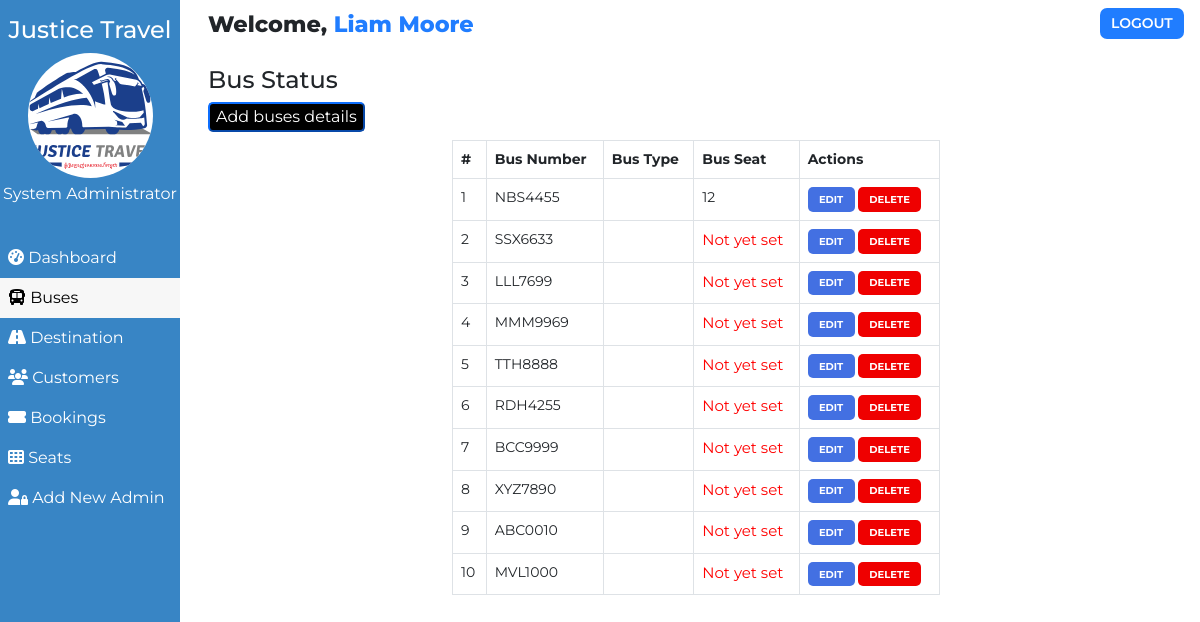
The page /admin/bus.php (signed in) on the database its author committed.
### tables this page shows
CREATE TABLE IF NOT EXISTS `users` (
  `user_id` int(11) NOT NULL AUTO_INCREMENT,
  `user_fullname` varchar(100) NOT NULL,
  `user_name` varchar(30) NOT NULL,
  `user_password` varchar(255) NOT NULL,
  `user_created` datetime NOT NULL DEFAULT CURRENT_TIMESTAMP,
  PRIMARY KEY (`user_id`)
);

CREATE TABLE IF NOT EXISTS `buses` (
  `id` int(100) NOT NULL AUTO_INCREMENT,
  `bus_no` varchar(255) NOT NULL,
  `bustype` varchar(100) NOT NULL,
  `busseat` int(11) NOT NULL,
  `bus_assigned` tinyint(1) NOT NULL DEFAULT '0',
  `bus_created` datetime NOT NULL DEFAULT CURRENT_TIMESTAMP,
  PRIMARY KEY (`id`)
);

### admin/bus.php (the view, shortened to what this page needs)
<!DOCTYPE html>
<html lang="en">
<head>
    <link href="https://cdn.jsdelivr.net/npm/bootstrap@5.0.1/dist/css/bootstrap.min.css" rel="stylesheet">
    <?php
        $page="bus";
    ?>
</head>
<body>
    <?php require '../assets/partials/_admin-header.php';?>
        <?php
            $resultSql = "SELECT * FROM `buses` ORDER BY bus_created DESC";
            $resultSqlResult = mysqli_query($conn, $resultSql);
            if(!mysqli_num_rows($resultSqlResult)){ ?>
                <div class="container mt-4">
                    <div id="noCustomers" class="alert alert-dark " role="alert">
                        <h1 class="alert-heading">No Buses Found!!</h1>
                        <p class="fw-light">Be the first person to add one!</p>
                        <hr>
                        <div id="addCustomerAlert" class="alert alert-success" role="alert">
                                Click on <button id="add-button" class="button btn-sm"type="button"data-bs-toggle="modal" data-bs-target="#addModal">ADD <i class="fas fa-plus"></i></button> to add a bus!
                        </div>
                    </div>
                </div>
            <?php }
            else { ?>
            <section id="bus">
                <div id="head">
                    <h4>Bus Status</h4>
                </div>
                <div id="bus-results">
                    <div><button id="add-button" class="btn-primary" type="button"data-bs-toggle="modal" data-bs-target="#addModal">Add buses details</button></div>
                    <table class="table table-hover table-bordered">
                        <thead>
                            <th>#</th>
                            <th>Bus Number</th>
                            <th>Bus Type</th>
                            <th>Bus Seat</th>
                            <th>Actions</th>
                        </thead>
                        <?php
                            $ser_no = 0;
                            while($row = mysqli_fetch_assoc($resultSqlResult))
                            {
                                $ser_no++;
                                $id = $row["id"];
                                $busno = $row["bus_no"];
                                $bustype = $row["bustype"];
                                $busseat = $row["busseat"];
                        ?>
                        <tr>
                            <td>
                                <?php
                                    echo $ser_no;
                                ?>
                            </td>
                            <td>
                                <?php
                                    echo $busno;
                                ?>
                            </td>
                            <td>
                            </td>
                            <td>
                                <?php
                                    if($busseat == 0){
                                        echo "<span class='error'>Not yet set</span>";
                                    }else{
                                        echo $busseat;
                                    }
                                ?>
                            </td>
                            <td>
                            <button class="button edit-button"
                                    data-link="<?php echo $_SERVER['REQUEST_URI']; ?>"
                                    data-id="<?php echo $id;?>"
                                    data-busno="<?php echo $busno;?>"
                                    data-bustype="<?php echo $bustype;?>"
                                    data-busseat="<?php echo $busseat;?>"
                                    >Edit</button>
                            <button class="button delete-button" data-bs-toggle="modal" data-bs-target="#deleteModal" data-id="<?php
                                                echo $id;?>">Delete</button>
                            </td>
                        </tr>
                        <?php
                        }
                    ?>
                    </table>
                </div>
            </section>
            <?php } ?>
        </div>
    </main>
</body>
</html>

### assets/partials/_admin-header.php (shortened to what this page needs)
<?php
    $conn = db_connect();
    $user_id = $_SESSION['user_id'];
    $sql = "SELECT * FROM users WHERE user_id = $user_id";
    $result = mysqli_query($conn, $sql);
    if($row = mysqli_fetch_assoc($result))
    {
        $user_fullname = $row["user_fullname"];
    }
?>
    <main id="container">
        <div id="sidebar">
            <h4>Justice Travel</h4>
            <div>
                <img class="adminDp mb-1" src="../assets/img/Justice Travel.svg" height="125px" alt="Justice Travel">
                <p>System Administrator</p>
            </div>
            <ul id="options">
                <li class="option <?php if($page=='dashboard'){ echo 'active';}?>">
                    <a href="./dashboard.php">
                    <i class="fas fa-tachometer-alt"></i> Dashboard
                    </a>
                </li>
                <li class="option <?php if($page=='bus'){ echo 'active';}?>">
                    <a href="./bus.php">
                    <i class="fas fa-bus"></i> Buses
                    </a>
                </li>
                <li class="option <?php if($page=='route'){ echo 'active';}?>">
                    <a href="./route.php">
                    <i class="fas fa-road"></i> Destination
                    </a>
                </li>
                <li class="option <?php if($page=='customer'){ echo 'active';}?>">
                    <a href="./customer.php">
                    <i class="fas fa-users"></i> Customers
                    </a>
                </li>
                <li class="option <?php if($page=='booking'){ echo 'active';}?>">
                    <a href="./booking.php">
                    <i class="fas fa-ticket-alt"></i> Bookings
                    </a>
                </li>
                <li class="option <?php if($page=='seat'){ echo 'active';}?>">
                    <a href="./seat.php">
                    <i class="fas fa-th"></i> Seats
                    </a>
                </li>
                <li class="option <?php if($page=='signup'){ echo 'active';}?>">
                    <a href="./signup.php">
                    <i class="fas fa-user-lock"></i> Add New Admin
                    </a>
                </li>
            </ul>
        </div>
        <div id="main-content">
            <section id="welcome">
                <ul>
                    <li class="welcome-item">Welcome,
                        <span id="USER">
                            <?php
                                echo $user_fullname;
                            ?>
                        </span>
                    </li>
                    <li class="welcome-item">
                        <button id="logout" class="btn-sm">
                            <a href="../assets/partials/_logout.php">LOGOUT</a>
                        </button>
                    </li>
                </ul>
            </section>

### assets/styles/admin.php (style rules this page uses)
body { margin: 0; box-sizing: border-box; font-family: 'Montserrat', sans-serif; background-color: white; }
html { scroll-behavior: smooth; }
*, *::after, *::before { box-sizing: inherit; }
#USER { color: #207DFF; }
.adminDp { background-color: white; border-radius: 50%; }
#welcome { background-color: white; }
#welcome ul { display: flex; justify-content: space-between; list-style-type: none; padding: 0; margin: 0; }
#welcome li { margin: 0 1rem; padding: 0.5rem 0; }
#welcome li:first-child { font-weight: 800; font-size: 1.4rem; }
#logout { padding: 0.3rem 0.7rem; background-color: #207DFF; font-weight: 600; outline: none; border: none; border-radius: 7px; }
#logout a { color: white; text-decoration: none; }
@media only screen and (min-width:1000px) { #sidebar { text-align: center; background-color: #3885c5; color: white; width: 15%; position: fixed; top: 0%; padding-top: 1rem; z-index: 2; height: 100vh; } }
@media only screen and (min-width:1000px) { #sidebar p { margin: 0; } }
@media only screen and (min-width:1000px) { #sidebar ul { margin-top: 2rem; } }
@media only screen and (min-width:1000px) { #options { list-style-type: none; text-align: left; padding-left: 0; } }
@media only screen and (min-width:1000px) { .option a { display: block; padding: 0.5rem; text-decoration: none; color: inherit; } }
@media only screen and (min-width:1000px) { .active { background-color:#f7f7f7; color:black; } }
@media only screen and (min-width:1000px) { #main-content { margin-left: 16%; } }

### assets/styles/admin-options.php (style rules this page uses)
* { font-family: Montserrat; }
.error { font-size: 15px; color: red; }
#booking #head, #customer #head, #route #head, #seat #head, #bus #head { padding-top: 1rem; }
#booking, #customer, #route, #bus, #seat { padding: 0 1rem; }
#booking-results > div, #customer-results > div, #route-results > div, #bus-results > div { margin-bottom: 0.5rem; }
#booking-results button, #customer-results button, #route button, #bus-results button { border-radius: 5px; }
.button { border: none; font-weight: bold; text-transform: uppercase; }
#add-button { background-color: black; color: white; }
table { font-size: 14px; }
#bus table { width: 50%; margin: 0 auto; }
#bus .edit-button, #bus .delete-button, #route .edit-button, #route .delete-button, #customer .edit-button, #customer .delete-button { padding: 0.3rem 0.7rem; }
table th,td { padding-left: 0.3rem; }
table button { color: white; }
.edit-button { background-color: #4370E2; }
.delete-button { background-color: #EF0000; }
.edit-button, .delete-button { font-size: 10px }

### rows shown on the page
users: user_fullname "Liam Moore"
buses: bus_no "NBS4455", busseat "12"
buses: bus_no "SSX6633", busseat "Not yet set"
buses: bus_no "LLL7699", busseat "Not yet set"
buses: bus_no "MMM9969", busseat "Not yet set"
buses: bus_no "TTH8888", busseat "Not yet set"
buses: bus_no "RDH4255", busseat "Not yet set"
buses: bus_no "BCC9999", busseat "Not yet set"
buses: bus_no "XYZ7890", busseat "Not yet set"
buses: bus_no "ABC0010", busseat "Not yet set"
buses: bus_no "MVL1000", busseat "Not yet set"
